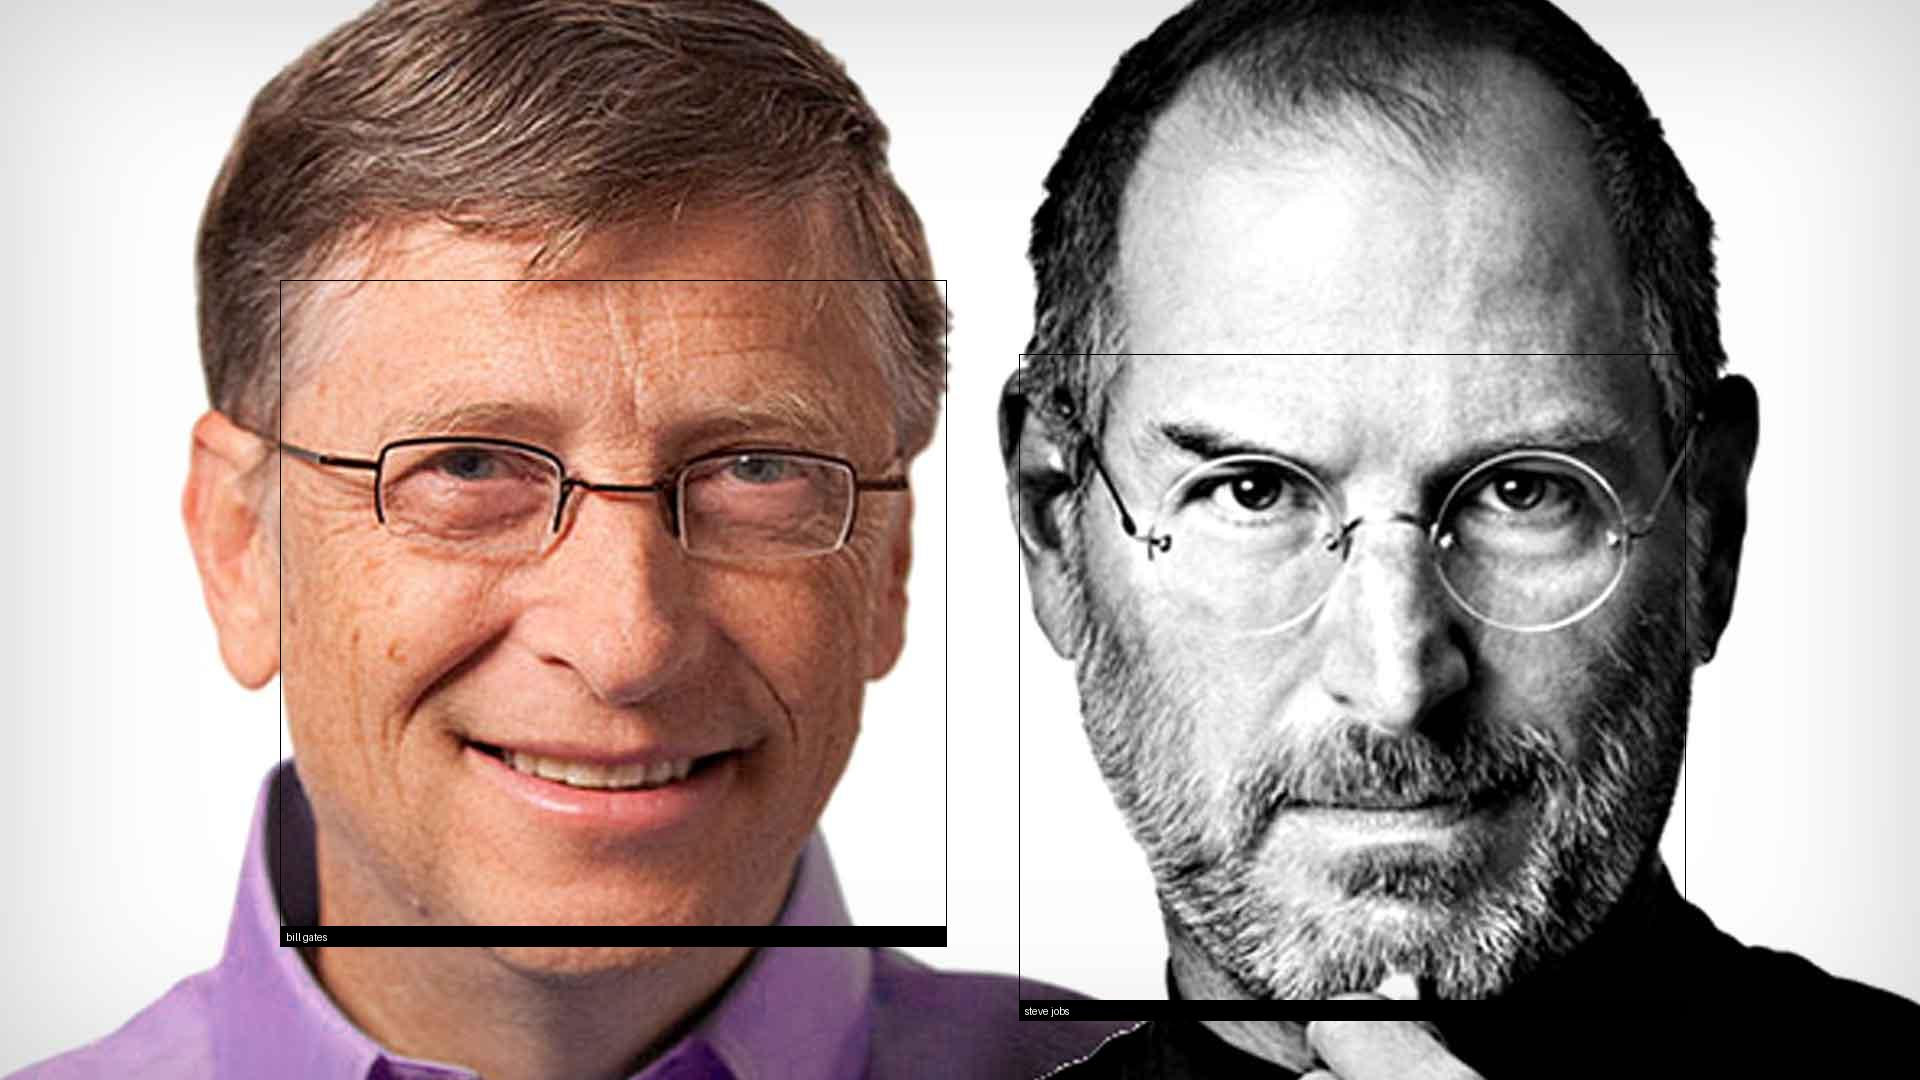

Write Python code to recreate this figure.
import face_recognition
from PIL import Image,ImageDraw

image = face_recognition.load_image_file('./images/groups/bill-steve.jpg')
bill_face_encoding = face_recognition.face_encodings(image)[0]

image2 = face_recognition.load_image_file('./images/known/Steve Jobs.jpg')
steve_face_encoding = face_recognition.face_encodings(image2)[0]

known_face_encodings = [
    bill_face_encoding,
    steve_face_encoding
]

known_face_names = [
    "bill gates",
    "steve jobs"
]

test_image = face_recognition.load_image_file("./images/groups/bill-steve.jpg")

# find faces in test images
face_locations = face_recognition.face_locations(test_image)
face_encodings = face_recognition.face_encodings(test_image,face_locations)

# conver to pil format
pil_images = Image.fromarray(test_image)

# draw
draw = ImageDraw.Draw(pil_images)

#loop through faces in test data
for(top,right, bottom, left), face_encoding in zip(face_locations,face_encodings):
    matches = face_recognition.compare_faces(known_face_encodings,face_encoding)

    name = "Unknown person"

    #if match
    if True in matches:
        first_match_index = matches.index(True)
        name = known_face_names[first_match_index]

    # draw the box
    draw.rectangle((left, top, right, bottom), outline=(0, 0, 0))

    #draw label
    bbox = draw.textbbox((left, bottom - 5), name)
    text_width = bbox[2] - bbox[0]
    text_height = bbox[3] - bbox[1]



    draw.rectangle((left, bottom - text_height - 10, right, bottom), fill=(0, 0, 0), outline=(0, 0, 0))
    draw.text((left+6,bottom-text_height-5),name, fill=(255,255,255,255))

del draw
pil_images.show()
pil_images.save("identify.jpg")
